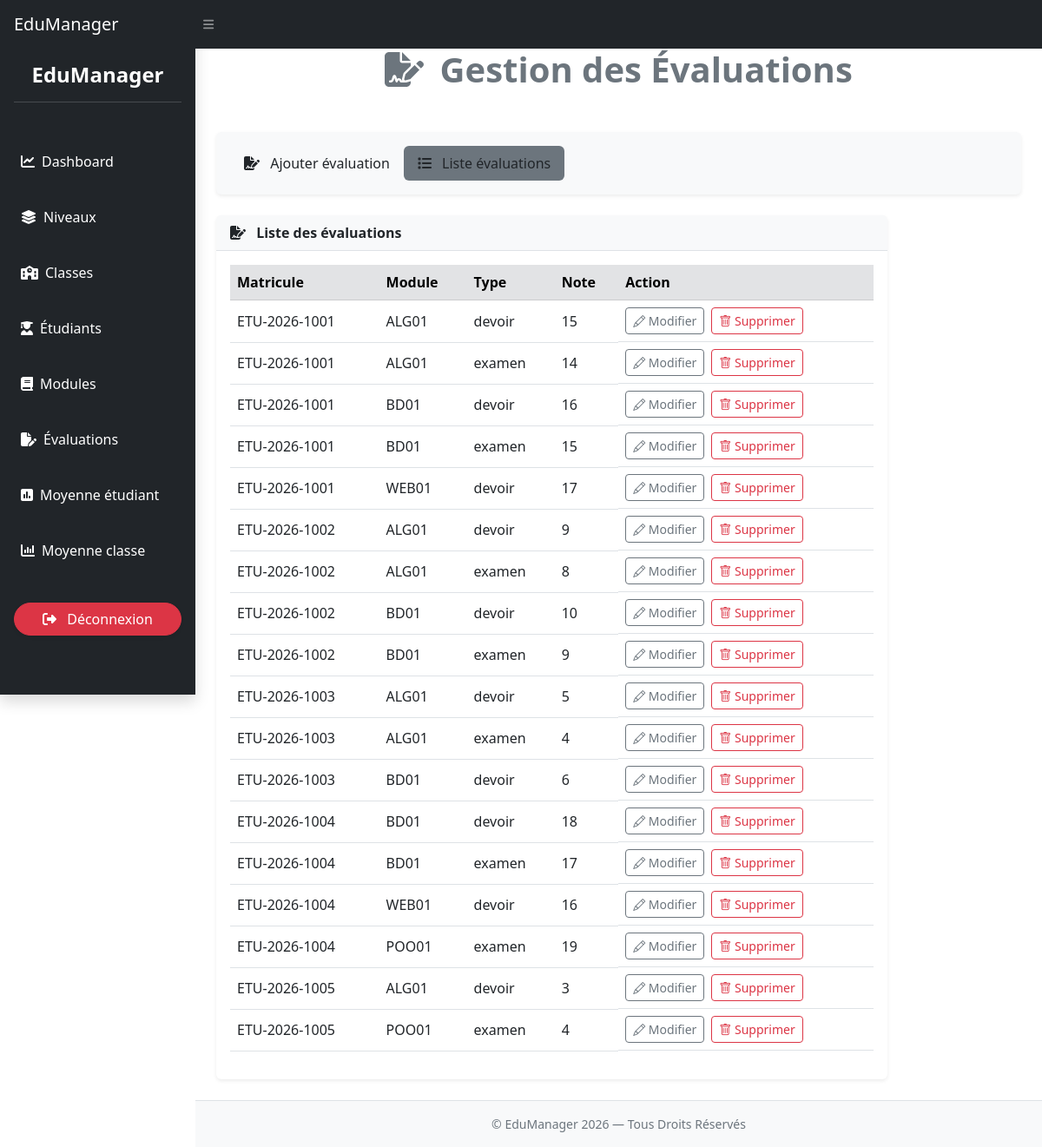
/index.php?page=evaluations (signed in), run on the app's committed database.
### tables this page shows
CREATE TABLE `evaluation` (
  `id_evaluation` int(11) NOT NULL,
  `id_etudiant` int(11) NOT NULL,
  `id_module` int(11) NOT NULL,
  `type` enum('devoir','examen','tp') NOT NULL,
  `note` float NOT NULL
);

CREATE TABLE `etudiant` (
  `id_etudiant` int(11) NOT NULL,
  `matricule` varchar(50) NOT NULL,
  `prenom` varchar(100) NOT NULL,
  `nom` varchar(100) NOT NULL,
  `id_classe` int(11) NOT NULL
);

CREATE TABLE `module` (
  `id_module` int(11) NOT NULL,
  `code_module` varchar(50) NOT NULL,
  `libelle_module` varchar(100) NOT NULL
);

### traitements/requetes.php (called while the page is built, shortened)
<?php
include_once "db.php";
function getEvaluations() {
    global $pdo;
    return $pdo->query("SELECT * FROM evaluation")->fetchAll(PDO::FETCH_ASSOC);
}
function getMatriculeByIdEtudiant($id_etudiant) {
    global $pdo;
    $stmt = $pdo->prepare("SELECT matricule FROM etudiant WHERE id_etudiant = ?");
    $stmt->execute([$id_etudiant]);
    return $stmt->fetchColumn();
}
function getCodeModuleByIdModule($id_module) {
    global $pdo;
    $stmt = $pdo->prepare("SELECT code_module FROM module WHERE id_module = ?");
    $stmt->execute([$id_module]);
    return $stmt->fetchColumn();
}

### pages/evaluations.php (the view, shortened to what this page needs)
<?php
$action = $_GET['action'] ?? 'liste';
$evaluations = [];
if ($action === 'liste') {
    $evaluations = getEvaluations();
}
?>
<div class="text-center mb-5">
    <h1 class="fw-bold text-secondary">
        <i class="fas fa-file-signature me-2"></i>
        Gestion des Évaluations
    </h1>
</div>
<ul class="nav nav-pills mb-4 shadow-sm rounded p-3 bg-light">
    <li class="nav-item">
        <a class="nav-link text-dark <?= $action === 'add' ? 'active bg-secondary border-0' : '' ?>"
           href="index.php?page=evaluations&action=add">
           <i class="fas fa-file-signature me-2"></i>
            Ajouter évaluation
        </a>
    </li>
    <li class="nav-item">
        <a class="nav-link text-dark <?= $action === 'liste' ? 'active bg-secondary border-0' : '' ?>"
           href="index.php?page=evaluations&action=liste">
           <i class="fas fa-list me-2"></i>
             Liste évaluations
        </a>
    </li>
</ul>
<?php if ($action === 'liste'): ?>
<div class="card shadow-sm border-0 col-md-10 mb-4">
    <div class="card-header bg-light fw-bold border-bottom">
        <i class="fas fa-file-signature me-2"></i>
        Liste des évaluations
    </div>
    <div class="card-body">
        <table class="table table-hover align-middle">
            <thead class="table-secondary">
            <tr>
                <th>Matricule</th>
                <th>Module</th>
                <th>Type</th>
                <th>Note</th>
                <th>Action</th>
            </tr>
            </thead>
            <tbody>
            <?php if (!empty($evaluations)): ?>
            <?php foreach ($evaluations as $e): ?>
            <tr>
                <td><?= getMatriculeByIdEtudiant($e['id_etudiant']) ?></td>
                <td><?= getCodeModuleByIdModule($e['id_module']) ?></td>
                <td><?= $e['type'] ?></td>
                <td><?= $e['note'] ?></td>
                <td class="d-flex gap-2">
                    <a class="btn btn-outline-secondary btn-sm"
                       href="index.php?page=evaluations&action=edit&id_etudiant=<?= $e['id_etudiant'] ?>&id_module=<?= $e['id_module'] ?>">
                        <i class="bi bi-pencil"></i>
                        Modifier
                    </a>
                    <form method="post" action="traitements/action.php"
                          style="display:inline"
                          onsubmit="return confirm('Supprimer cette évaluation ?');">
                        <button class="btn btn-outline-danger btn-sm" name="deleteEvaluation">
                            <i class="bi bi-trash"></i>
                            Supprimer
                        </button>
                    </form>
                </td>
            </tr>
            <?php endforeach; ?>
            <?php endif; ?>
            </tbody>
        </table>
    </div>
</div>
<?php endif; ?>

### includes/header.php (shortened to what this page needs)
<!DOCTYPE html>
<html lang="fr">
<head>
    <link href="public/css/styles.css" rel="stylesheet">
    <link href="https://cdn.jsdelivr.net/npm/bootstrap-icons/font/bootstrap-icons.css" rel="stylesheet">
</head>
<body class="sb-nav-fixed">

### includes/navbar.php
<nav class="sb-topnav navbar navbar-expand navbar-dark bg-dark">
    <a class="navbar-brand ps-3" href="index.php">EduManager</a>
    <button class="btn btn-link btn-sm order-1 order-lg-0 me-4 me-lg-0" id="sidebarToggle">
    <i class="fas fa-bars"></i>
</button>
</nav>

### includes/sidebar.php
<div id="layoutSidenav">
    <div id="layoutSidenav_nav">
        <nav class="sb-sidenav accordion sb-sidenav-dark bg-dark shadow"
             id="sidenavAccordion">
            <div class="sb-sidenav-menu">
                <div class="nav py-3">
                    <div class="text-center mb-4">
                        <h4 class="text-white fw-bold">
                            EduManager
                        </h4>
                        <hr class="bg-secondary mx-3">
                    </div>
                    <a class="nav-link text-white py-3 px-3 rounded mx-2 mb-2 sidebar-link"
                       href="index.php?page=dashboard">
                        <i class="fas fa-chart-line me-2"></i>
                        Dashboard
                    </a>
                    <a class="nav-link text-white py-3 px-3 rounded mx-2 mb-2 sidebar-link"
                       href="index.php?page=niveaux">
                        <i class="fas fa-layer-group me-2"></i>
                        Niveaux
                    </a>
                    <a class="nav-link text-white py-3 px-3 rounded mx-2 mb-2 sidebar-link"
                       href="index.php?page=classes">
                        <i class="fas fa-school me-2"></i>
                        Classes
                    </a>
                    <a class="nav-link text-white py-3 px-3 rounded mx-2 mb-2 sidebar-link"
                       href="index.php?page=etudiants">
                        <i class="fas fa-user-graduate me-2"></i>
                        Étudiants
                    </a>
                    <a class="nav-link text-white py-3 px-3 rounded mx-2 mb-2 sidebar-link"
                       href="index.php?page=modules">
                        <i class="fas fa-book me-2"></i>
                        Modules
                    </a>
                    <a class="nav-link text-white py-3 px-3 rounded mx-2 mb-2 sidebar-link"
                       href="index.php?page=evaluations">
                        <i class="fas fa-file-pen me-2"></i>
                        Évaluations
                    </a>
                    <a class="nav-link text-white py-3 px-3 rounded mx-2 mb-2 sidebar-link"
                       href="index.php?page=moyenne_etudiant">
                        <i class="fas fa-square-poll-vertical me-2"></i>
                        Moyenne étudiant
                    </a>
                    <a class="nav-link text-white py-3 px-3 rounded mx-2 mb-2 sidebar-link"
                       href="index.php?page=moyenne_classe">
                        <i class="fas fa-chart-column me-2"></i>
                        Moyenne classe
                    </a>
                    <div class="mt-4 px-3">
                        <a href="logout.php"
                           class="btn btn-danger w-100 rounded-pill shadow-sm">
                            <i class="fa fa-right-from-bracket me-2"></i>
                            Déconnexion
                        </a>
                    </div>
                </div>
            </div>
        </nav>
    </div>
    <div id="layoutSidenav_content">
        <main class="container-fluid px-4">

### index.php (shortened to what this page needs)
<?php
require_once "traitements/db.php";
require_once "traitements/requetes.php";
$page = $_GET['page'] ?? 'dashboard';
$file = "pages/" . $page . ".php";
include "includes/header.php";
include "includes/navbar.php";
include "includes/sidebar.php";
if (file_exists($file)) {
    include $file;
} else {
    include "pages/erreur404.php";
}
include "includes/footer.php";

### includes/footer.php (shortened to what this page needs)
</main>
        <footer class="bg-light py-3 border-top">
            <div class="container-fluid px-4">
                <div class="text-center small text-muted">
                    © EduManager 2026 — Tous Droits Réservés
                </div>
            </div>
        </footer>
    </div>
</div>
</body>
</html>

### data on the page
evaluation: id_etudiant.matricule "ETU-2026-1001", id_module.code_module "ALG01", type "devoir", note "15"
evaluation: id_etudiant.matricule "ETU-2026-1001", id_module.code_module "ALG01", type "examen", note "14"
evaluation: id_etudiant.matricule "ETU-2026-1001", id_module.code_module "BD01", type "devoir", note "16"
evaluation: id_etudiant.matricule "ETU-2026-1001", id_module.code_module "BD01", type "examen", note "15"
evaluation: id_etudiant.matricule "ETU-2026-1001", id_module.code_module "WEB01", type "devoir", note "17"
evaluation: id_etudiant.matricule "ETU-2026-1002", id_module.code_module "ALG01", type "devoir", note "9"
evaluation: id_etudiant.matricule "ETU-2026-1002", id_module.code_module "ALG01", type "examen", note "8"
evaluation: id_etudiant.matricule "ETU-2026-1002", id_module.code_module "BD01", type "devoir", note "10"
evaluation: id_etudiant.matricule "ETU-2026-1002", id_module.code_module "BD01", type "examen", note "9"
evaluation: id_etudiant.matricule "ETU-2026-1003", id_module.code_module "ALG01", type "devoir", note "5"
evaluation: id_etudiant.matricule "ETU-2026-1003", id_module.code_module "ALG01", type "examen", note "4"
evaluation: id_etudiant.matricule "ETU-2026-1003", id_module.code_module "BD01", type "devoir", note "6"
evaluation: id_etudiant.matricule "ETU-2026-1004", id_module.code_module "BD01", type "devoir", note "18"
evaluation: id_etudiant.matricule "ETU-2026-1004", id_module.code_module "BD01", type "examen", note "17"
evaluation: id_etudiant.matricule "ETU-2026-1004", id_module.code_module "WEB01", type "devoir", note "16"
evaluation: id_etudiant.matricule "ETU-2026-1004", id_module.code_module "POO01", type "examen", note "19"
evaluation: id_etudiant.matricule "ETU-2026-1005", id_module.code_module "ALG01", type "devoir", note "3"
evaluation: id_etudiant.matricule "ETU-2026-1005", id_module.code_module "POO01", type "examen", note "4"
